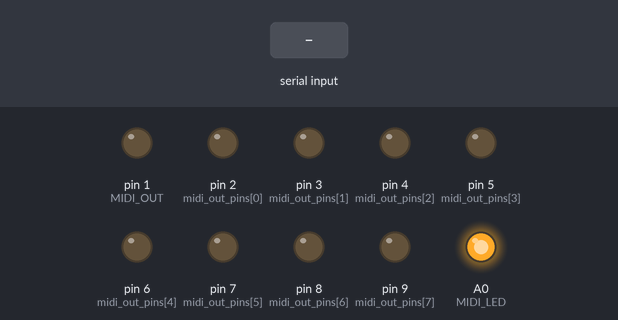
The sketch below on a simulated Arduino Uno, built with avr-gcc and run on an emulated ATmega328P. Parts: output pins drawn as LEDs (lit = HIGH). Inputs (shaded band) come from the test bench. What the sketch prints to the serial monitor is not drawn.

Above: at 1.8 s.
1.9 s: byte 30 received over Serial
At 3.0 s:
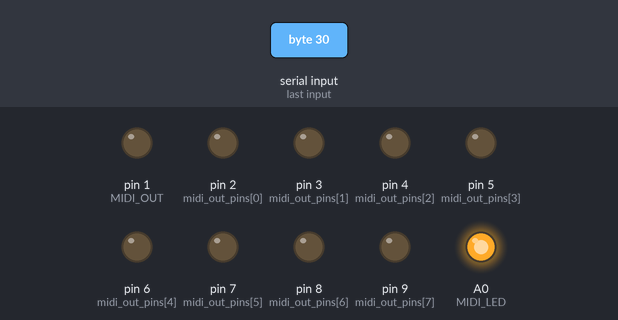
3.4 s: byte 90 received over Serial
At 4.2 s:
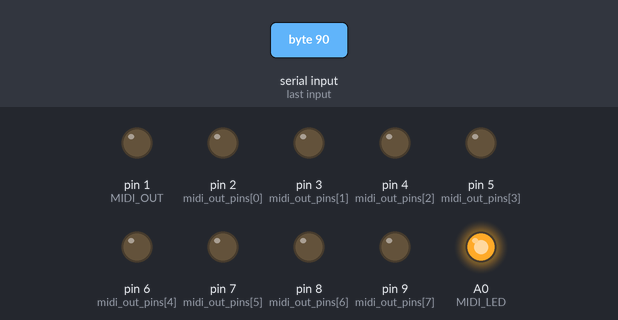
4.9 s: byte 120 received over Serial
At 5.3 s:
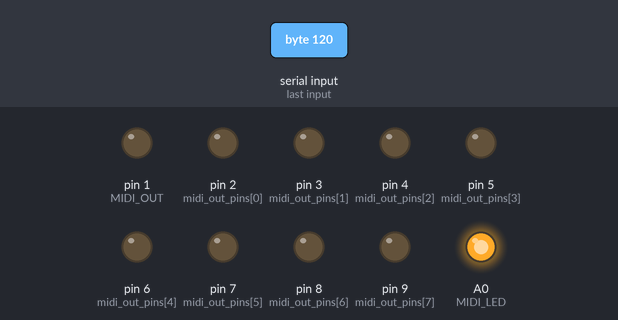
Timing chart, 0 to 7.9 s (numbered marks = the images above; inputs shaded):
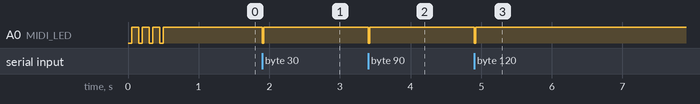

The sketch:

midi_thru.ino
```cpp
/*
 * Simple MIDI Thru
 *
 * All MIDI messages are transmitted on outputs 1 to 8
 *
 * Byte-level pass-through: every byte received on the UART is pushed straight
 * back out. There is no MIDI parser, and therefore no parser state that can
 * get stuck.
 *
 * Why the Arduino MIDI Library is not used here:
 * its parser has a one-way trap. Once it sees an 0xF0 - a real SysEx, or just
 * one corrupted byte on the input line - it stays in SysEx mode until an 0xF7
 * arrives. While in that state, Note On/Off/CC status bytes are swallowed into
 * the SysEx buffer instead of being forwarded. Real-time bytes (Clock, Start,
 * Stop) bypass the state machine, so the module keeps passing clock and the
 * LED keeps blinking while every note silently disappears, until it is power
 * cycled. A thru does not need to understand the messages it forwards, so it
 * does not need a parser at all.
 *
*/

  // Pin definitions
  #define MIDI_LED A0

  #define MIDI_IN 0
  #define MIDI_OUT 1

  #define NBR_MIDI_OUTS 8

  byte midi_out_pins[NBR_MIDI_OUTS] = {
    2, 3, 4, 5, 6, 7, 8, 9
  };    // array of output pin numbers (Arduino #)


// MIDI baud rate
#define MIDI_BAUD 31250

// Blink the LED on musical data only. MIDI clock is sent 24 times per quarter
// note, so counting it here would keep the LED permanently lit while a
// sequencer is running. Set to 0 to blink on every byte instead.
#define BLINK_ON_REALTIME 0

// Optional hardware watchdog.
// The byte router has no state of its own that can lock up, so there is
// nothing left for a software "unstick" timer to reset. What is still worth
// guarding against is the CPU itself stopping - a brown-out while patching, a
// glitch that corrupts the stack. The WDT resets the board if loop() stops
// running for 500 ms.
//
// WARNING: only enable this if the board has the Optiboot bootloader (Arduino
// Uno, or a Nano burned as "ATmega328P" rather than "ATmega328P (Old
// Bootloader)"). The old ATmegaBOOT bootloader does not clear the watchdog
// reset flag at startup, so the board would reset in a loop and could only be
// recovered with an ISP programmer. If unsure, leave this at 0.
#define USE_WATCHDOG 0

#if USE_WATCHDOG
  #include <avr/wdt.h>
#endif


// blink stuff for input
bool MIDI_LED_needs_refresh;
uint8_t MIDI_blink_counter;


// -----------------------------------------------------------------------------

volatile uint8_t control_clock_tick;

ISR(TIMER0_COMPA_vect) {
  // 1kHz clock for timing trigger pulses.
  ++control_clock_tick;
}

void tick()
{
  // if MIDI_blink_counter is not 0
  if (MIDI_blink_counter)
  {
    --MIDI_blink_counter;
  }
  else
  {
    // MIDI_blink_counter is 0 so we can request a refresh of the outputs
    MIDI_LED_needs_refresh = true;
  }
}

#define MIDI_LED_BLINK_TIME 20

// start MIDI LED timer
void blink_MIDI_LED(void)
{
  MIDI_blink_counter = MIDI_LED_BLINK_TIME;
  MIDI_LED_needs_refresh = true;
}


void setup()
{
  // set Inputs
  pinMode(MIDI_IN, INPUT);

  // set Outputs
  pinMode (MIDI_LED, OUTPUT);
  pinMode (MIDI_OUT, OUTPUT);

  // MIDI outputs
  for (byte i = 0; i < NBR_MIDI_OUTS; i++)
  {
    pinMode(midi_out_pins[i],       OUTPUT);
    digitalWrite(midi_out_pins[i],  LOW);    // enable on LOW
  }

  // initialize MIDI LED state (off) and blink
  for (uint8_t i = 0; i < 4; i++)
  {
    digitalWrite(MIDI_LED, LOW);
    delay(50);
    digitalWrite(MIDI_LED, HIGH);
    delay(100);
  }


  // Set a 1kHz timer for non-blocking Trigger and blinking durations/delays
  TCCR0A |= (1 << WGM01);                       // Set Timer0 to CTC (Clear Timer on Compare Match) mode
  TCCR0B |= (1 << CS01) | (1 << CS00);          // Set prescaler to 64 (prescaler bits: CS02=0, CS01=1, CS00=1)
  OCR0A = 124; // (16MHz / (64 * 1000Hz)) - 1   // Set compare match register to generate a 1kHz frequency
  TIMSK0 |= (1 << OCIE0A);                      // Enable timer compare interrupt
  sei();                                        // Enable interrupts

  // Open the UART at MIDI baud rate. RX is the MIDI input, TX feeds all 8
  // output gates in parallel.
  Serial.begin(MIDI_BAUD);

#if USE_WATCHDOG
  // Armed last, so it cannot fire during the startup LED animation above
  wdt_enable(WDTO_500MS);
#endif
}

void loop()
{
  // Forward every incoming byte as it arrives.
  // No buffering, no parsing: a byte in is a byte out, so nothing here can
  // desynchronise or latch into a bad state. This also removes the
  // store-and-forward latency of waiting for a complete 3-byte message.
  //
  // Serial.flush() is not needed: the output gates are wired permanently open
  // in setup(), so there is nothing to wait for before closing them.
  while (Serial.available())
  {
    byte b = Serial.read();
    Serial.write(b);

#if BLINK_ON_REALTIME
    blink_MIDI_LED();
#else
    if (b < 0xF8) blink_MIDI_LED();   // skip Clock and the other real-time bytes
#endif
  }

  // update MIDI LED if required
  if (MIDI_LED_needs_refresh)
  {
    render_MIDI_LED();
    MIDI_LED_needs_refresh = false;
  }

  if (control_clock_tick)
  {
    --control_clock_tick;
    tick();
  }

#if USE_WATCHDOG
  wdt_reset();
#endif
}

void render_MIDI_LED()
{
  digitalWrite(MIDI_LED,MIDI_blink_counter > 0 ? LOW : HIGH);
}
```

Measured:
- after the input at 1.9 s, A0 (MIDI_LED): HIGH → LOW at once, → HIGH 0.02 s later
- after the input at 3.4 s, A0 (MIDI_LED): HIGH → LOW at once, → HIGH 0.02 s later
- after the input at 4.9 s, A0 (MIDI_LED): HIGH → LOW at once, → HIGH 0.02 s later
